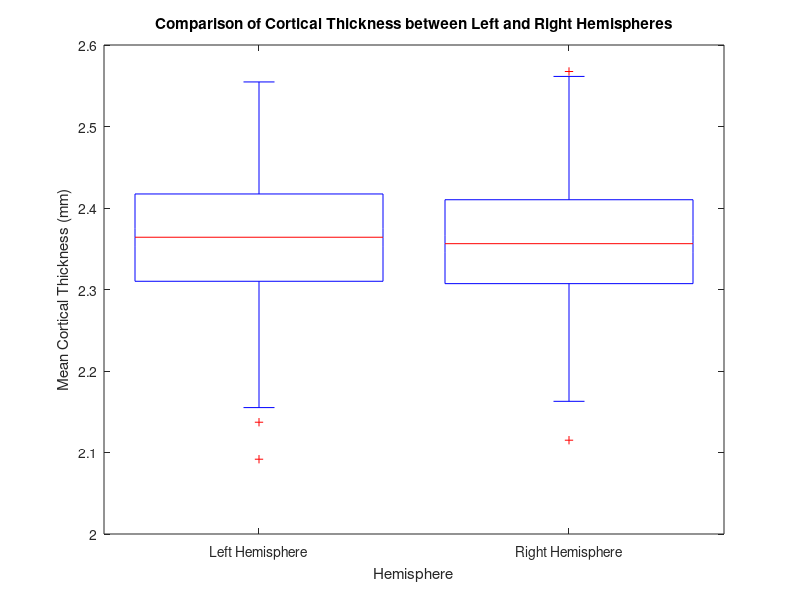
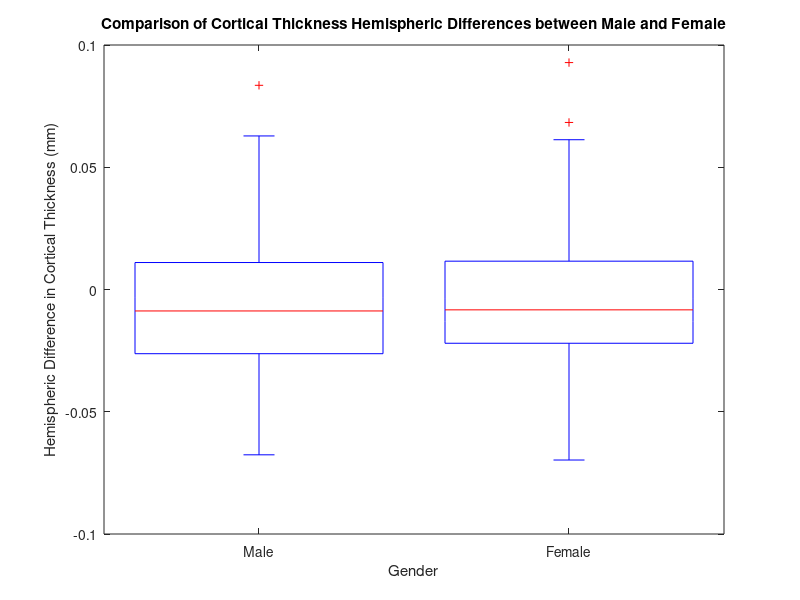
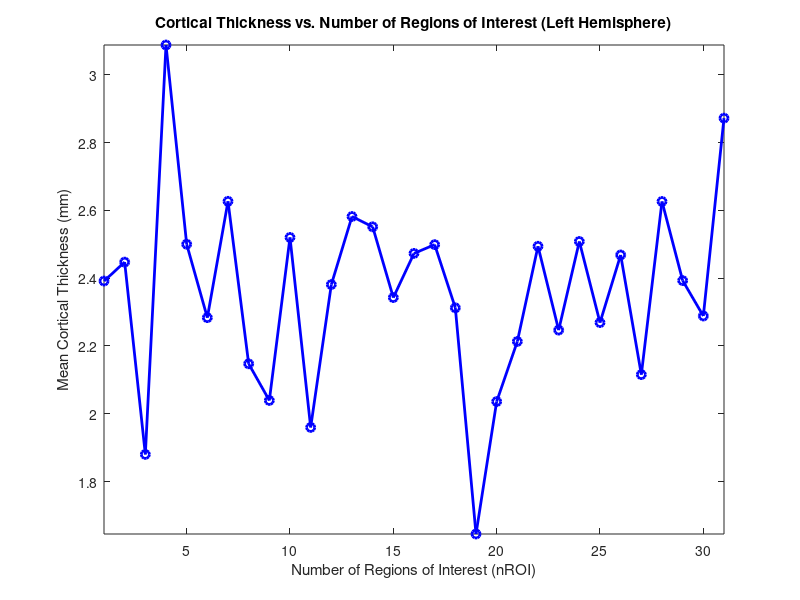
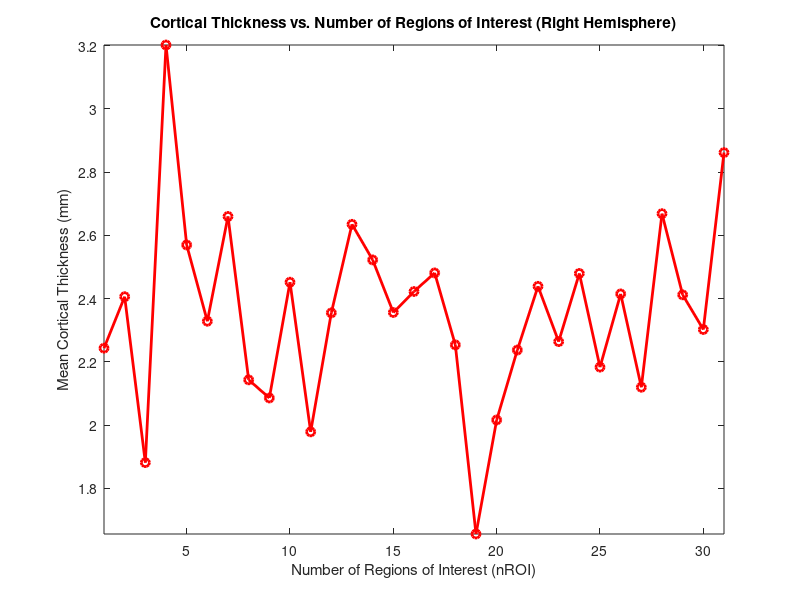

Here is the MATLAB script that generated these plots, in order:
% Load the dataset
load('Data_Lab03.mat');

% Calculate mean cortical thickness for left and right hemispheres
mean_CT_left = mean(CT(:, 1:31), 2);
mean_CT_right = mean(CT(:, 32:62), 2);

% Plot boxplots to compare distributions
boxplot([mean_CT_left, mean_CT_right], 'Labels', {'Left Hemisphere', 'Right Hemisphere'})
xlabel('Hemisphere')
ylabel('Mean Cortical Thickness (mm)')
title('Comparison of Cortical Thickness between Left and Right Hemispheres')
savefig('Cortical_Thickness_Hemisphere_Comparison.fig');

% Calculate hemispheric differences for each subject
hemispheric_diff = mean_CT_right - mean_CT_left;
male_diff = hemispheric_diff(gender == 1);
female_diff = hemispheric_diff(gender == 2);

% Plot boxplots to compare differences between male and female
boxplot([male_diff, female_diff], 'Labels', {'Male', 'Female'})
xlabel('Gender')
ylabel('Hemispheric Difference in Cortical Thickness (mm)')
title('Comparison of Cortical Thickness Hemispheric Differences between Male and Female')
savefig('Cortical_Thickness_Gender_Comparison.fig');

% Calculate mean cortical thickness for each hemisphere and nROI
mean_CT_left = mean(CT(:, 1:31), 1);
mean_CT_right = mean(CT(:, 32:62), 1);
nROI_left = 1:31;
nROI_right = 1:31;

% Plot cortical thickness vs. nROI for left hemisphere
figure;
plot(nROI_left, mean_CT_left, 'bo-', 'LineWidth', 2);
xlabel('Number of Regions of Interest (nROI)')
ylabel('Mean Cortical Thickness (mm)')
title('Cortical Thickness vs. Number of Regions of Interest (Left Hemisphere)')
grid off;
xlim([1, 31]);
ylim([min(mean_CT_left), max(mean_CT_left)]);
savefig('Cortical_Thickness_vs_nROI_Left.fig');

% Plot cortical thickness vs. nROI for right hemisphere
figure;
plot(nROI_right, mean_CT_right, 'ro-', 'LineWidth', 2);
xlabel('Number of Regions of Interest (nROI)')
ylabel('Mean Cortical Thickness (mm)')
title('Cortical Thickness vs. Number of Regions of Interest (Right Hemisphere)')
grid off;
xlim([1, 31]);
ylim([min(mean_CT_right), max(mean_CT_right)]);
savefig('Cortical_Thickness_vs_nROI_Right.fig');

% Calculate mean cortical thickness for each subject
mean_CT = mean(CT, 2);

% Define bubble size based on mean cortical thickness
bubble_size = 50 * mean_CT;

% Plot cortical thickness vs. age in a bubble chart
figure;
hold on;
for g = unique(gender)'
    idx = find(gender == g);
    scatter(age(idx), mean_CT(idx), bubble_size(idx), 'filled', ...
        'MarkerFaceColor', ['b', 'r'](g), 'DisplayName', ['Male', 'Female'](g));
end
hold off;
xlabel('Age (years)')
ylabel('Mean Cortical Thickness (mm)')
title('Cortical Thickness vs. Age')
legend('Male', 'Female')
grid on;

% Save the figure as a .fig file
savefig('Cortical_Thickness_vs_Age_BubbleChart.fig');
